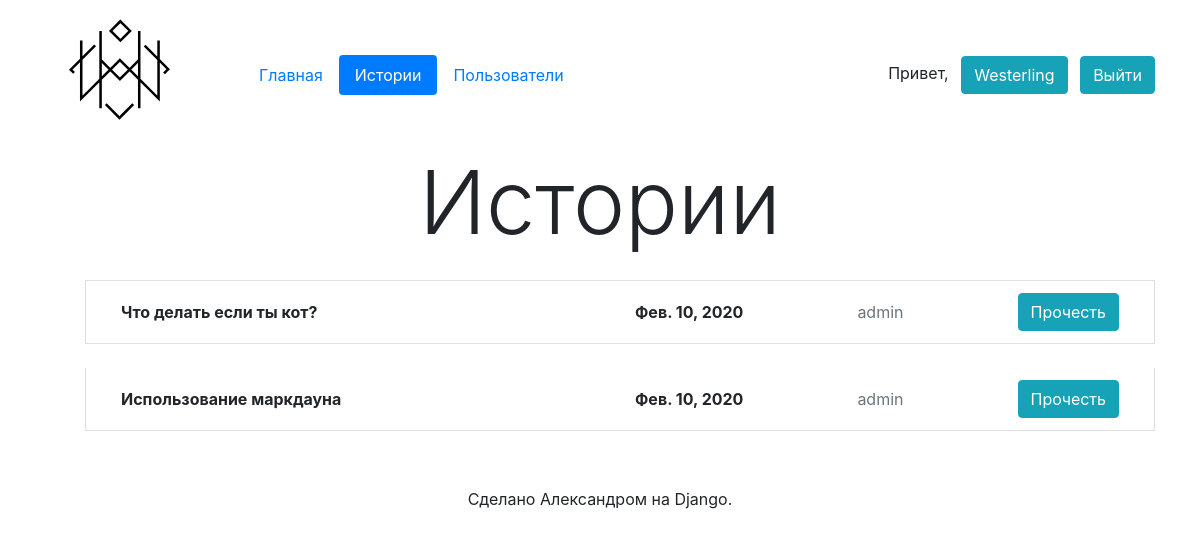
The app's page /stories/ (signed in) with its own data.
### app/models.py (models this page shows, shortened)
class Story(models.Model):
    author = models.ForeignKey(User, verbose_name='Автор', on_delete=models.CASCADE)
    title = models.CharField('Заголовок', max_length=100)
    as_md = models.BooleanField('Использовать Markdown', default=False)
    text = models.TextField('Текст', default='')
    html_text = models.TextField('Обработанный текст', editable=False, default='')
    creation_date = models.DateTimeField('Дата создания', auto_now_add=True)
    edit_date = models.DateTimeField('Дата редактирования', auto_now=True)
    publication_date = models.DateTimeField('Дата публикации', default=timezone.now())
    published = models.BooleanField('Опубликована', default=True)
    url = models.SlugField('URL', default='', editable=False)
    class Meta:
        verbose_name = 'История'
        verbose_name_plural = 'Истории'

### app/views.py (the view)
# urls.py: path('stories/', StoriesListView.as_view(), name='stories'),
class StoriesListView(LoginRequiredMixin, ListView):
    login_url = 'sign_in'
    model = Story
    template_name = 'stories.html'
    context_object_name = 'stories_list'

### app/templatetags/app_tags.py (called while the page is built)
@register.inclusion_tag('layout/base_tag.html', takes_context=True)
def nav(context, template='nav.html', page='index'):
    return {'context': context, 'template': template, 'page': page}

### templates/stories.html (shortened to what this page needs)
{% extends 'layout/base.html' %}
{% load app_tags %}
{% block nav %}
    {% nav page='stories' %}
{% endblock %}
{% block h1 %}
    Истории
{% endblock %}
{% block content %}
    <ul>
        {% for story in stories_list %}
            <li class="list-group-item mt-4">
                <div class="d-flex align-items-center">
                    <b class="col-6">{{ story.title }}</b>
                    <div class="col-6 row no-gutters justify-content-between align-items-center">
                        <b>{{ story.creation_date.date }}</b>
                        <span class="text-muted">{{ story.author }}</span>
                        <a class="btn btn-info" href="{% url 'story' story.pk story.url %}">Прочесть</a>
                    </div>
                </div>
            </li>
        {% endfor %}
    </ul>
{% endblock %}

### templates/layout/base.html (shortened to what this page needs)
{% load bootstrap4 %}
{% load static %}
{% load app_tags %}
<!DOCTYPE html>
<html lang="ru">
<head>
    {% bootstrap_css %}
</head>
<body>
    <div class="container">
        <header class="row no-gutters align-items-center">
            <div class="">
                <img src="{% static 'app/logo.svg' %}" width="150" height="150" alt="Logo">
            </div>
            {% block nav %}{% endblock %}
            {% if user.is_authenticated or request.resolver_match.url_name != 'index' %}
            <div class="align-items-center">
                {% if user.is_authenticated %}
                <span class="mr-2">Привет,</span>
                <a href="{% url 'profile' user.username %}" class="btn btn-info mr-2">{{ user }}</a>
                <a href="{% url 'sign_out' %}" class="btn btn-info">Выйти</a>
                {% else %}
                <a href="{% url 'sign_up' %}" class="btn btn-info mr-2">Зарегистрироваться</a>
                <a href="{% url 'sign_in' %}" class="btn btn-info">Войти</a>
                {% endif %}
            </div>
        {% endif %}
        </header>
        <main class="pb-3">
            <h1 class="display-2 text-center mb-4">{% block h1 %}{% endblock %}</h1>
            {% block content %}{% endblock %}
        </main>
        <footer class="pt-4 pb-4 text-center">
            <p>Сделано Александром на Django.</p>
        </footer>
    </div>
</body>
</html>

### records on screen
Story: title "Что делать если ты кот?", creation_date "Фев. 10, 2020", author "admin"
Story: title "Использование маркдауна", creation_date "Фев. 10, 2020", author "admin"

### other values on screen
{{ user }} "Westerling"
